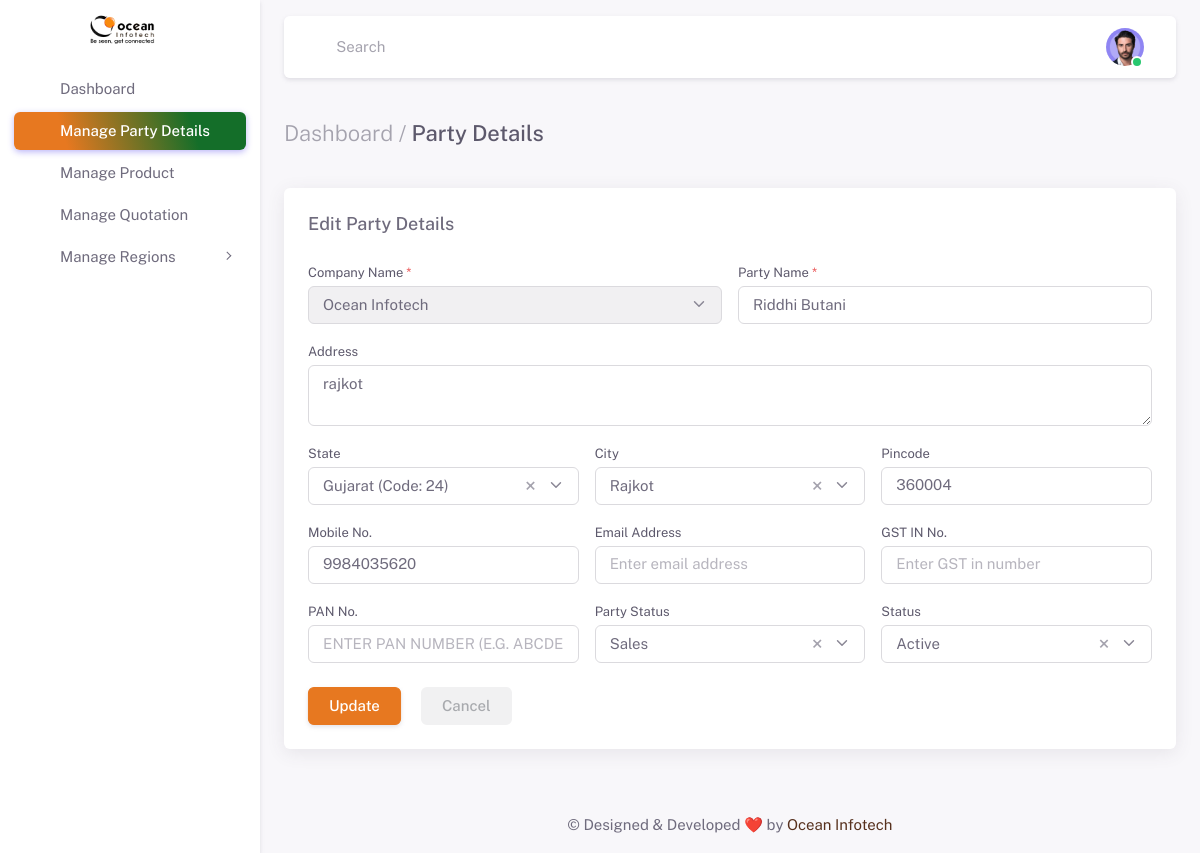
The app's page /manage-party-form.php?mode=edit&id=1 (signed in) with its own data.
### tables this page shows
CREATE TABLE `tbl_party` (
  `id` int(11) NOT NULL,
  `company_id` int(11) NOT NULL DEFAULT 0,
  `party_name` varchar(255) NOT NULL,
  `address` text DEFAULT NULL,
  `state_id` int(11) NOT NULL DEFAULT 0,
  `city_id` int(11) NOT NULL DEFAULT 0,
  `pincode` varchar(20) DEFAULT '',
  `mobile_no` varchar(20) DEFAULT '',
  `email` varchar(150) DEFAULT '',
  `gst_no` varchar(50) DEFAULT '',
  `pan_no` varchar(20) DEFAULT '',
  `party_status` varchar(50) DEFAULT 'Registered',
  `status` enum('active','deactive') DEFAULT 'active',
  `created_at` timestamp NOT NULL DEFAULT current_timestamp()
);

### root/ai_core/class.db.php (called while the page is built, shortened)
<?php
class AI_Db
{
	private $conn = '';
	public function __construct( $host = '', $user = '', $pass = '', $db = '')
	{
		global $ai_core;
		$this->db_host = $host;
		$this->db_user = $user;
		$this->db_pass = $pass;
		$this->db_dbname = $db;
		if($this->conn = mysqli_connect($this->db_host, $this->db_user, $this->db_pass, $this->db_dbname))
		{
			mysqli_set_charset($this->conn,"utf8");
			return true;
		}
		else{
			$ai_core->aiGetError("Database not connected.");
		}
	}
	public function aiQuery( $qry = '' )
	{
		$res = mysqli_query( $this->conn, $qry ) or die(mysqli_error( $this->conn ));
		return $res;
	}
	public function aiFetchObject( $res = '' )
	{
		$data = array();
		$data_cnt = 0;
		while( $row = mysqli_fetch_object( $res ) )
		{
			$data[$data_cnt] = $row;
			$data_cnt++;
		}
		return $data;
	}
	public function aiGetQueryObj( $qry = '' )
	{
		$res = $this->aiQuery( $qry );
		$data = $this->aiFetchObject( $res );
		return $data;
	}
}
?>

### manage-party-form.php (the view, shortened to what this page needs)
<?php
include('includes/header.php');
$page_nm = 'Party Details';
$table = 'tbl_party';
$redirection_url = 'manage-party-list.php';
$mode = $_REQUEST['mode'] ?? 'add';
$id = isset($_REQUEST['id']) ? intval($_REQUEST['id']) : 0;
$categoryData = null;
if ($mode === 'edit' && $id && !isset($_POST['btn_submit'])) {
    $query = "SELECT * FROM $table WHERE id='" . intval($id) . "' LIMIT 1";
    $result = $ai_db->aiGetQueryObj($query);
    $categoryData = isset($result[0]) ? $result[0] : null;
}
?>
<body>
    <div class="layout-wrapper layout-content-navbar">
        <div class="layout-container">
            <?php include('sidebar.php'); ?>
            <div class="layout-page">
                <?php include('navbar.php'); ?>
                <div class="content-wrapper">
                    <div class="container-xxl flex-grow-1 container-p-y">
                        <h4 class="py-3 mb-4">
                            <span class="text-muted fw-light">Dashboard /</span> <?= $page_nm ?>
                        </h4>
                        <div class="row">
                            <div class="col-12">
                                <div class="card mb-4" id="categoryForm">
                                    <h5 class="card-header" id="formTitle">
                                        <?= ($mode == 'edit') ? 'Edit ' . $page_nm : 'Add ' . $page_nm ?>
                                    </h5>
                                    <form class="card-body" id="mainForm" method="post"
                                        action="manage-party-form.php?mode=<?= $mode ?>&id=<?= $id ?>"
                                        enctype="multipart/form-data">
                                        <div class="row g-3">
                                            <div class="col-md-6">
                                                <label class="form-label">Company Name <span class="text-danger">*</span></label>
                                            </div>
                                            <div class="col-md-6">
                                                <label class="form-label">Party Name <span class="text-danger">*</span></label>
                                                <input type="text" name="party_name" class="form-control" placeholder="Enter party name" value="<?= htmlspecialchars($_POST['party_name'] ?? $categoryData->party_name ?? '') ?>" required>
                                            </div>
                                            <div class="col-md-12">
                                                <label class="form-label">Address</label>
                                                <textarea name="address" class="form-control" rows="2" placeholder="Enter Address"><?= htmlspecialchars($_POST['address'] ?? $categoryData->address ?? '') ?></textarea>
                                            </div>
                                            <div class="col-md-4">
                                                <label class="form-label">State</label>
                                            </div>
                                            <div class="col-md-4">
                                                <label class="form-label">City</label>
                                            </div>
                                            <div class="col-md-4">
                                                <label class="form-label">Pincode</label>
                                                <input type="text" name="pincode" class="form-control" placeholder="Enter pincode" value="<?= htmlspecialchars($_POST['pincode'] ?? $categoryData->pincode ?? '') ?>">
                                            </div>
                                            <div class="col-md-4">
                                                <label class="form-label">Mobile No.</label>
                                                <input type="text" name="mobile_no" class="form-control" placeholder="Enter mobile number" value="<?= htmlspecialchars($_POST['mobile_no'] ?? $categoryData->mobile_no ?? '') ?>" maxlength="10">
                                            </div>
                                            <div class="col-md-4">
                                                <label class="form-label">Email Address</label>
                                                <input type="email" name="email" class="form-control" placeholder="Enter email address" value="<?= htmlspecialchars($_POST['email'] ?? $categoryData->email ?? '') ?>">
                                            </div>
                                            <div class="col-md-4">
                                                <label class="form-label">GST IN No.</label>
                                                <input type="text" name="gst_no" class="form-control" placeholder="Enter GST in number" value="<?= htmlspecialchars($_POST['gst_no'] ?? $categoryData->gst_no ?? '') ?>">
                                            </div>
                                            <div class="col-md-4">
                                                <label class="form-label">PAN No.</label>
                                                <input type="text" name="pan_no" class="form-control text-uppercase" placeholder="Enter PAN number (e.g. ABCDE1234F)" value="<?= htmlspecialchars($_POST['pan_no'] ?? $categoryData->pan_no ?? '') ?>" maxlength="10" style="text-transform: uppercase;">
                                            </div>
                                            <div class="col-md-4">
                                                <label class="form-label">Party Status</label>
                                            </div>
                                            <div class="col-md-4">
                                                <label class="form-label">Status</label>
                                            </div>
                                        </div>
                                        <div class="pt-4">
                                            <button type="submit" name="btn_submit" class="btn btn-primary me-sm-3 me-1 waves-effect waves-light" id="btnSubmit">
                                                <?= ($mode == 'edit') ? 'Update' : 'Submit' ?>
                                            </button>
                                            <a href="<?= $redirection_url ?>" class="btn btn-label-secondary waves-effect">Cancel</a>
                                        </div>
                                    </form>
                                </div>
                            </div>
                        </div>
                    </div>
                    <?php include('includes/footer.php'); ?>
                </div>
            </div>
        </div>
    </div>
</body>
</html>

### records on screen
tbl_party: party_name "Riddhi Butani", address "rajkot", pincode "360004", mobile_no "9984035620"

### other values on screen
$entry['label'] "Dashboard"
$entry['label'] "Manage Party Details"
$entry['label'] "Manage Product"
$entry['label'] "Manage Quotation"
$entry['label'] "Manage Regions"
$page_nm "Party Details"
